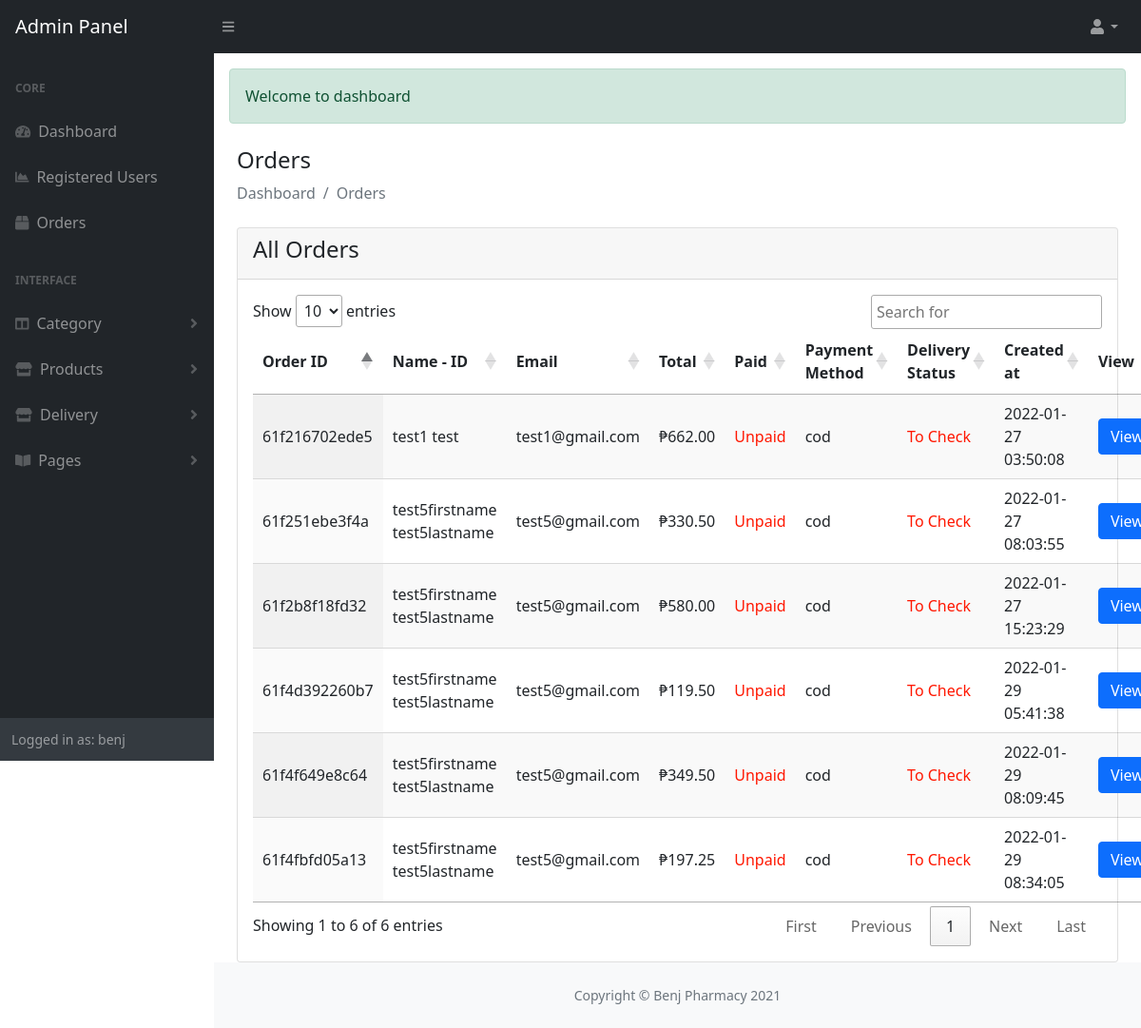
Screenshot of /admin/order-view (signed in) with the database file from the repository.
### tables this page shows
CREATE TABLE `orders` (
  `order_id` varchar(255) NOT NULL,
  `total` decimal(11,2) NOT NULL,
  `paid` tinyint(1) NOT NULL DEFAULT 0,
  `payment_method` varchar(255) NOT NULL,
  `delivery_status` varchar(255) NOT NULL DEFAULT '0',
  `shipping_fee` decimal(11,2) NOT NULL,
  `user_id` varchar(255) NOT NULL,
  `created_at` timestamp NULL DEFAULT current_timestamp(),
  `updated_at` timestamp NULL DEFAULT current_timestamp()
);

CREATE TABLE `users` (
  `user_id` varchar(100) NOT NULL,
  `first_name` varchar(100) NOT NULL,
  `last_name` varchar(100) NOT NULL,
  `email` varchar(100) NOT NULL,
  `password` varchar(100) NOT NULL,
  `created_at` timestamp NOT NULL DEFAULT current_timestamp() ON UPDATE current_timestamp()
);

### admin/order-view.php (the view, shortened to what this page needs)
<?php
include('./includes/header.php');
include('./message.php');
?>
<div class="container px-4">
    <h4 class="mt-4">Orders</h4>
    <ol class="breadcrumb mb-4">
        <li class="breadcrumb-item active">Dashboard</li>
        <li class="breadcrumb-item active">Orders</li>
    </ol>
    <div class="row">
        <div class="col-md-12">
            <div class="card">
                <div class="card-header">
                    <h4>All Orders</h4>
                </div>
                <div class="card-body">
                    <table id="orderDatatable" class="display">
                        <thead>
                            <tr>
                                <th>Order ID</th>
                                <th>Name - ID</th>
                                <th>Email</th>
                                <th>Total</th>
                                <th>Paid</th>
                                <th>Payment Method</th>
                                <th>Delivery Status</th>
                                <th>Created at</th>
                                <th>View</th>
                            </tr>
                        </thead>
                        <tbody>
                            <?php
                                $query = "SELECT o.*, u.first_name, u.last_name, u.email FROM orders o, users u WHERE u.user_id=o.user_id ORDER BY o.created_at ASC;";
                                $query_run = mysqli_query($conn, $query);
                                if(mysqli_num_rows($query_run)>0){
                                    foreach($query_run as $row){
                                        if($row['delivery_status']==0){
                                            $delivery_status_color = 'color: #FF1700;';
                                            $delivery_status = 'To Check';
                                        }elseif($row['delivery_status']==1){
                                            $delivery_status_color = 'color: #3F72AF;';
                                            $delivery_status = 'Packed';
                                        }elseif($row['delivery_status']==2){
                                            $delivery_status_color = 'color: #FFE162;';
                                            $delivery_status = 'Out for Delivery';
                                        }elseif($row['delivery_status']==3){
                                            $delivery_status_color = 'color: #1B262C;';
                                            $delivery_status = 'Delivered';
                                        }
                                        if( $row['paid']==0){
                                            $paid_status_color = 'color: #FF1700';
                                        }elseif($row['paid']==1){
                                            $paid_status_color = 'color: #06FF00';
                                        }
                                        ?>
                                        <tr>
                                        <td><?= $row['order_id']; ?></td>
                                            <td><?=$row['first_name'].' '.$row['last_name']?></td>
                                            <td><?=$row['email']?></td>
                                            <td>₱<span><?= $row['total']; ?></span></td>
                                            <td style="<?= $paid_status_color ?>"><?= $row['paid']==0?'Unpaid':'Paid'; ?></td>
                                            <td><?= $row['payment_method']; ?></td>
                                            <td style="<?= $delivery_status_color ?>"><?= $delivery_status ?></td>
                                            <td><?= $row['created_at']; ?></td>
                                            <td><a href="order-view-list?id=<?= $row['order_id']; ?>" class="btn btn-primary">View</a></td>
                                        </tr>
                                        <?php
                                    }
                                }else{
                                    ?>
                                    <tr>
                                        <td colspan="6">No Orders Found</td>
                                    </tr>
                                    <?php
                                }
                            ?>
                        </tbody>
                    </table>
                </div>
            </div>
        </div>
    </div>
</div>
<?php
include('./includes/footer.php');
include('./includes/scripts.php');
?>

### rows the page displays
orders: order_id "61f216702ede5", user.first_name "test1", user.last_name "test", user.email "test1@gmail.com", total "662.00", paid "Unpaid", payment_method "cod", delivery_status "To Check", created_at "2022-01-27 03:50:08"
orders: order_id "61f251ebe3f4a", user.first_name "test5firstname", user.last_name "test5lastname", user.email "test5@gmail.com", total "330.50", paid "Unpaid", payment_method "cod", delivery_status "To Check", created_at "2022-01-27 08:03:55"
orders: order_id "61f2b8f18fd32", user.first_name "test5firstname", user.last_name "test5lastname", user.email "test5@gmail.com", total "580.00", paid "Unpaid", payment_method "cod", delivery_status "To Check", created_at "2022-01-27 15:23:29"
orders: order_id "61f4d392260b7", user.first_name "test5firstname", user.last_name "test5lastname", user.email "test5@gmail.com", total "119.50", paid "Unpaid", payment_method "cod", delivery_status "To Check", created_at "2022-01-29 05:41:38"
orders: order_id "61f4f649e8c64", user.first_name "test5firstname", user.last_name "test5lastname", user.email "test5@gmail.com", total "349.50", paid "Unpaid", payment_method "cod", delivery_status "To Check", created_at "2022-01-29 08:09:45"
orders: order_id "61f4fbfd05a13", user.first_name "test5firstname", user.last_name "test5lastname", user.email "test5@gmail.com", total "197.25", paid "Unpaid", payment_method "cod", delivery_status "To Check", created_at "2022-01-29 08:34:05"

### other values shown
$_SESSION['auth_admin']['admin_name'] "benj"
$message "Welcome to dashboard"
